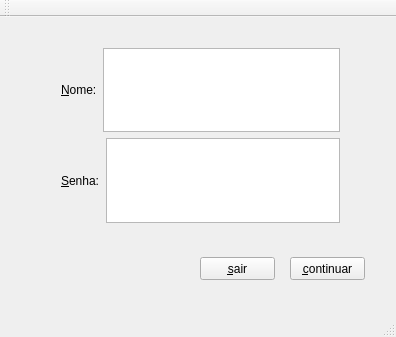
<?xml version="1.0" encoding="UTF-8"?>
<ui version="4.0">
 <class>MainWindow</class>
 <widget class="QMainWindow" name="MainWindow">
  <property name="geometry">
   <rect>
    <x>0</x>
    <y>0</y>
    <width>396</width>
    <height>337</height>
   </rect>
  </property>
  <property name="windowTitle">
   <string>MainWindow</string>
  </property>
  <widget class="QWidget" name="centralWidget">
   <widget class="QWidget" name="verticalLayoutWidget">
    <property name="geometry">
     <rect>
      <x>50</x>
      <y>20</y>
      <width>301</width>
      <height>197</height>
     </rect>
    </property>
    <layout class="QVBoxLayout" name="verticalLayout">
     <item>
      <spacer name="verticalSpacer">
       <property name="orientation">
        <enum>Qt::Vertical</enum>
       </property>
       <property name="sizeHint" stdset="0">
        <size>
         <width>20</width>
         <height>40</height>
        </size>
       </property>
      </spacer>
     </item>
     <item>
      <layout class="QHBoxLayout" name="horizontalLayout_2">
       <item>
        <widget class="QLabel" name="label">
         <property name="text">
          <string>&amp;Nome:</string>
         </property>
         <property name="buddy">
          <cstring>textEdit</cstring>
         </property>
        </widget>
       </item>
       <item>
        <widget class="QTextEdit" name="textEdit"/>
       </item>
      </layout>
     </item>
     <item>
      <layout class="QHBoxLayout" name="horizontalLayout_3">
       <item>
        <widget class="QLabel" name="label_2">
         <property name="text">
          <string>&amp;Senha:</string>
         </property>
         <property name="buddy">
          <cstring>textEdit_2</cstring>
         </property>
        </widget>
       </item>
       <item>
        <widget class="QTextEdit" name="textEdit_2"/>
       </item>
      </layout>
     </item>
     <item>
      <spacer name="verticalSpacer_2">
       <property name="orientation">
        <enum>Qt::Vertical</enum>
       </property>
       <property name="sizeHint" stdset="0">
        <size>
         <width>20</width>
         <height>40</height>
        </size>
       </property>
      </spacer>
     </item>
    </layout>
   </widget>
   <widget class="QPushButton" name="continueButton">
    <property name="geometry">
     <rect>
      <x>290</x>
      <y>240</y>
      <width>75</width>
      <height>23</height>
     </rect>
    </property>
    <property name="text">
     <string>&amp;continuar</string>
    </property>
   </widget>
   <widget class="QPushButton" name="pushButton_2">
    <property name="geometry">
     <rect>
      <x>200</x>
      <y>240</y>
      <width>75</width>
      <height>23</height>
     </rect>
    </property>
    <property name="text">
     <string>&amp;sair</string>
    </property>
   </widget>
  </widget>
  <widget class="QMenuBar" name="menuBar">
   <property name="geometry">
    <rect>
     <x>0</x>
     <y>0</y>
     <width>396</width>
     <height>25</height>
    </rect>
   </property>
  </widget>
  <widget class="QToolBar" name="mainToolBar">
   <attribute name="toolBarArea">
    <enum>TopToolBarArea</enum>
   </attribute>
   <attribute name="toolBarBreak">
    <bool>false</bool>
   </attribute>
  </widget>
  <widget class="QStatusBar" name="statusBar"/>
 </widget>
 <layoutdefault spacing="6" margin="11"/>
 <tabstops>
  <tabstop>textEdit</tabstop>
  <tabstop>textEdit_2</tabstop>
  <tabstop>continueButton</tabstop>
  <tabstop>pushButton_2</tabstop>
 </tabstops>
 <resources/>
 <connections>
  <connection>
   <sender>pushButton_2</sender>
   <signal>clicked()</signal>
   <receiver>MainWindow</receiver>
   <slot>close()</slot>
   <hints>
    <hint type="sourcelabel">
     <x>213</x>
     <y>266</y>
    </hint>
    <hint type="destinationlabel">
     <x>215</x>
     <y>307</y>
    </hint>
   </hints>
  </connection>
 </connections>
</ui>
